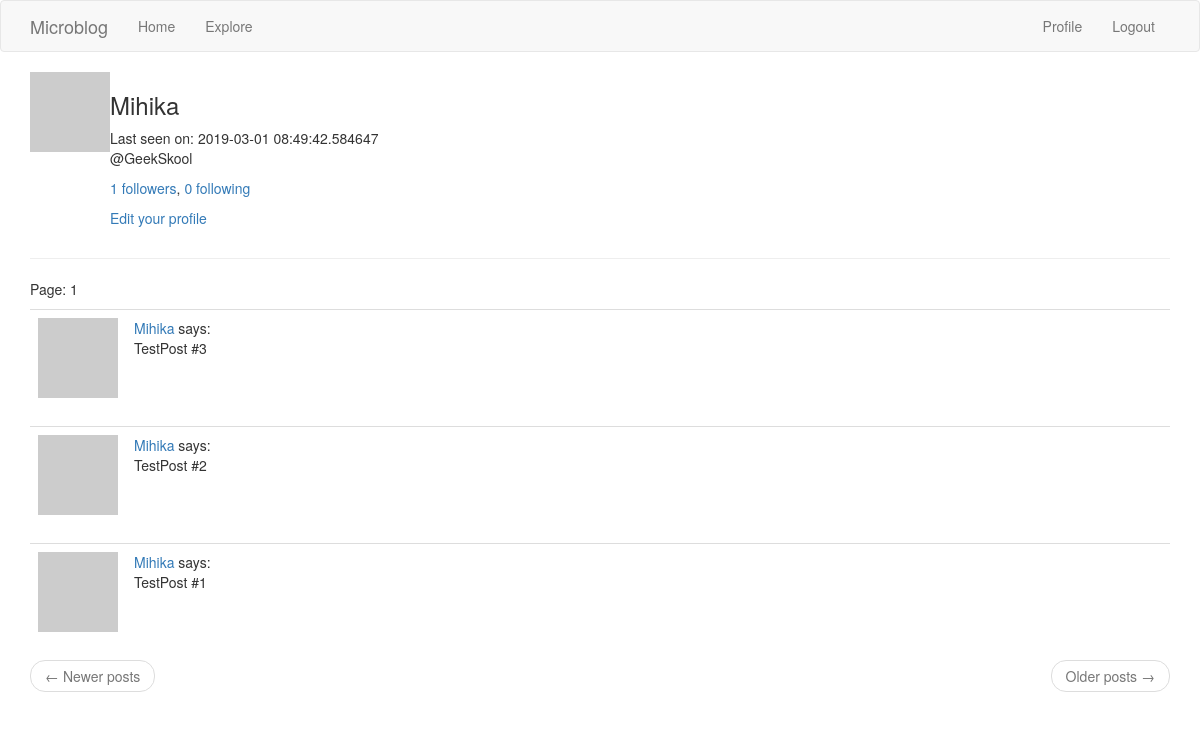
The page /user/Mihika (signed in) on the database as committed earlier.
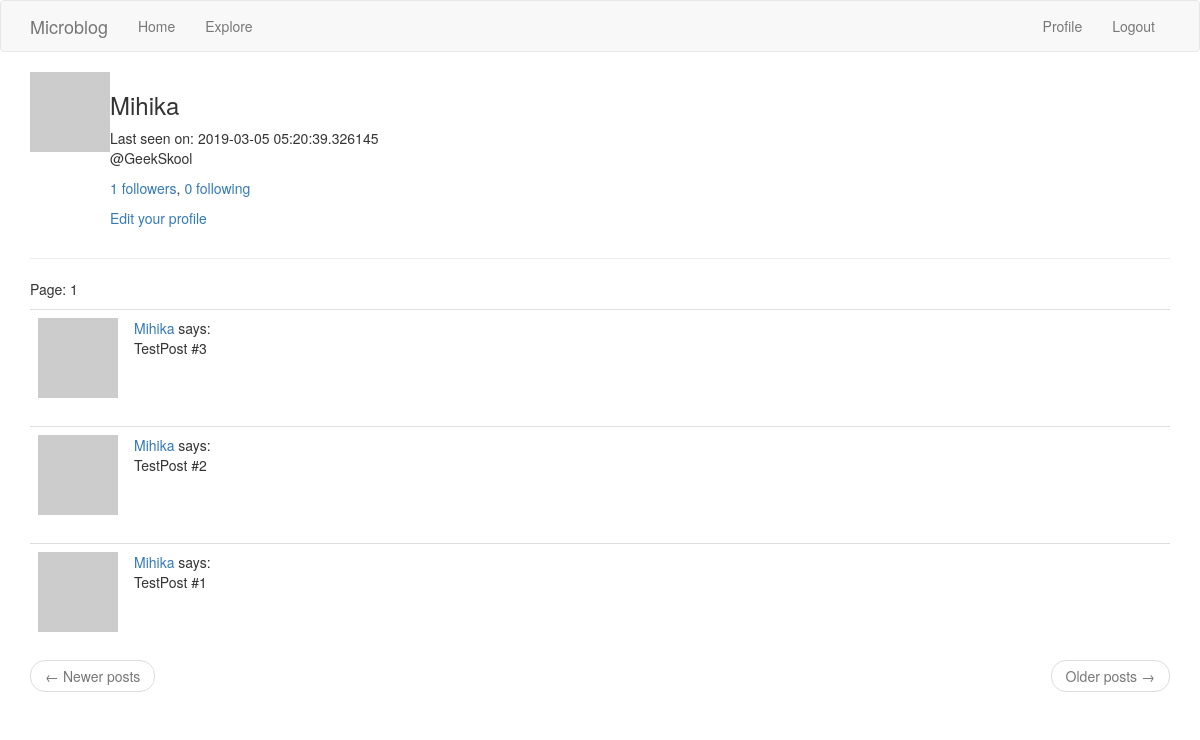
The same page on the database as committed later.
### app/models.py (models this page shows, shortened)
class User(UserMixin, db.Model):
	id = db.Column(db.Integer, primary_key=True)
	username = db.Column(db.String(128), unique=True, index=True)
	email = db.Column(db.String(128), unique=True, index=True)
	password = db.Column(db.String(200), unique=True, index=True)
	about_me = db.Column(db.String(140))
	last_seen = db.Column(db.DateTime, default=datetime.utcnow)
	posts = db.relationship('Post', backref='author', lazy='dynamic')
	followed = db.relationship('User', secondary=followers, primaryjoin=(followers.c.follower_id == id), secondaryjoin=(
		followers.c.followed_id == id), backref=db.backref('followers', lazy='dynamic'), lazy='dynamic')
	def avatar(self, size):
		x = "hey8989"+self.email
		digest = md5(x.lower().encode('utf-8')).hexdigest()
		return 'https://www.gravatar.com/avatar/{}?d=identicon&s={}'.format(digest, size)

class Post(db.Model):
	id = db.Column(db.Integer, primary_key=True)
	body = db.Column(db.String(140))
	timestamp = db.Column(db.DateTime, index=True, default=datetime.utcnow)
	user_id = db.Column(db.Integer, db.ForeignKey('user.id'))

### app/routes.py (the view)
@app.route('/user/<username>')
@login_required
def user(username):
	user = User.query.filter_by(username=username).first_or_404()
	page = request.args.get('page', 1, type=int)
	posts = user.posts.order_by(Post.timestamp.desc()).paginate(page, app.config['POSTS_PER_PAGE'], False)
	prev_url = url_for('user', username=user.username, page=posts.prev_num) if posts.has_prev else None
	next_url = url_for('user', username=user.username, page=posts.next_num) if posts.has_next else None
	return render_template('user.html', title="title", user=user, posts=posts.items, prev_url=prev_url, next_url=next_url, page=page)

### app/models.py (called while the page is built)
@login.user_loader
def load_user(id):
	return User.query.get(int(id))

### app/routes.py (called while the page is built)
@app.before_request
def before_request():
	if current_user.is_authenticated:
		current_user.last_seen = datetime.utcnow()
		db.session.commit()

### app/templates/user.html
{% extends "base.html" %}
{% block app_content %}
    <table>
         <tr valign="top">
            <td> <img src = "{{ user.avatar(128) }}"> </td>
            <td>
                <h3>{{ user.username }}</h3>
                {% if user.last_seen %}
                    Last seen on: {{ user.last_seen }}
                {% endif %}
                {% if user.about_me %}
                    <p>{{ user.about_me }}</p>
                {% endif %}
                <p>
                    <a href = "{{ url_for('followers', username=user.username) }}">{{ user.followers.count() }} followers</a>,
                    <a href = "{{ url_for('following', username=user.username) }}">{{ user.followed.count() }} following </a>
                </p>
                {% if user == current_user %}
                    <p><a href = "{{ url_for('edit_profile') }}">Edit your profile</a></p>
                {% elif not current_user.is_following(user) %}
                    <p><a href = "{{ url_for('follow', username=user.username) }}">Follow</a></p>
                {% else %}
                    <p><a href = "{{ url_for('unfollow', username=user.username) }}">Unfollow</a></p>
                {% endif %}
            </td>
        </tr>
    </table>
    <hr>
    <p>Page: {{ page }}</p>
    {% for post in posts %}
        {% include '_post.html' %}
    {% endfor %}
    <nav aria-label="...">
        <ul class="pager">
            <li class="previous{% if not prev_url %} disabled{% endif %}">
                <a href="{{ prev_url or '#' }}">
                    <span aria-hidden="true">&larr;</span> Newer posts
                </a>
            </li>
            <li class="next{% if not next_url %} disabled{% endif %}">
                <a href="{{ next_url or '#' }}">
                    Older posts <span aria-hidden="true">&rarr;</span>
                </a>
            </li>
        </ul>
    </nav>
{% endblock %}

### app/templates/base.html (shortened to what this page needs)
{% extends 'bootstrap/base.html' %}
{% block navbar %}
    <nav class="navbar navbar-default">
        <div class="container">
            <div class="navbar-header">
                <a class="navbar-brand" href="{{ url_for('index') }}">Microblog</a>
            </div>
            <div class="collapse navbar-collapse" id="bs-example-navbar-collapse-1">
                <ul class="nav navbar-nav">
                    <li><a href="{{ url_for('index') }}">Home</a></li>
                    <li><a href="{{ url_for('explore') }}">Explore</a></li>
                </ul>
                <ul class="nav navbar-nav navbar-right">
                    {% if current_user.is_anonymous %}
                    <li><a href="{{ url_for('login') }}">Login</a></li>
                    {% else %}
                    <li><a href="{{ url_for('user', username=current_user.username) }}">Profile</a></li>
                    <li><a href="{{ url_for('logout') }}">Logout</a></li>
                    {% endif %}
                </ul>
            </div>
        </div>
    </nav>
{% endblock %}
{% block content %}
    <div class="container">
        {% block app_content %}{% endblock %}
    </div>
{% endblock %}

### app/templates/_post.html
 <table class="table table-hover">
        <tr>
            <td width="70px">
                <a href="{{ url_for('user', username=post.author.username) }}">
                    <img src="{{ post.author.avatar(70) }}" />
                </a>
            </td>
            <td>
                <a href="{{ url_for('user', username=post.author.username) }}">
                    {{ post.author.username }}
                </a>
                says:
                <br>
                {{ post.body }}
            </td>
        </tr>
    </table>

Rows that differ between the two databases and show on the page:
changed User "Mihika": last_seen "2019-03-01 08:49:42.584647" → "2019-03-05 05:20:39.326145"
